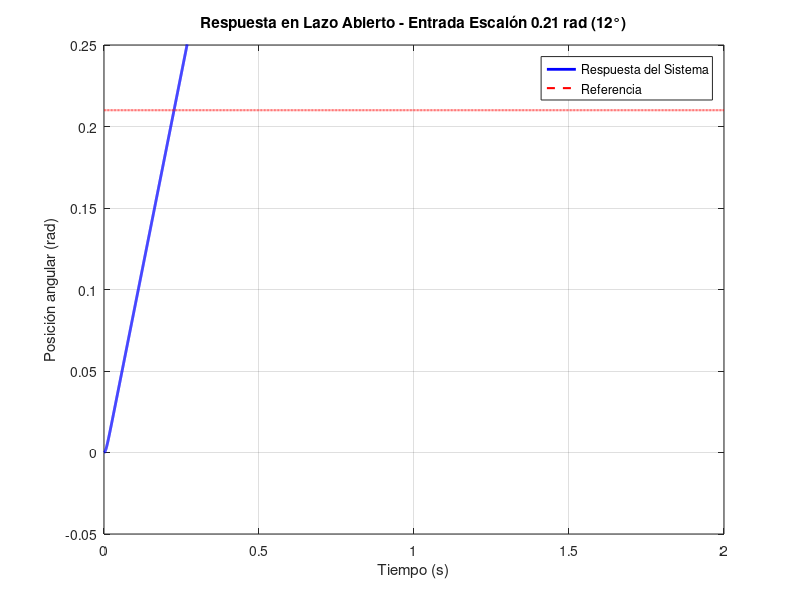
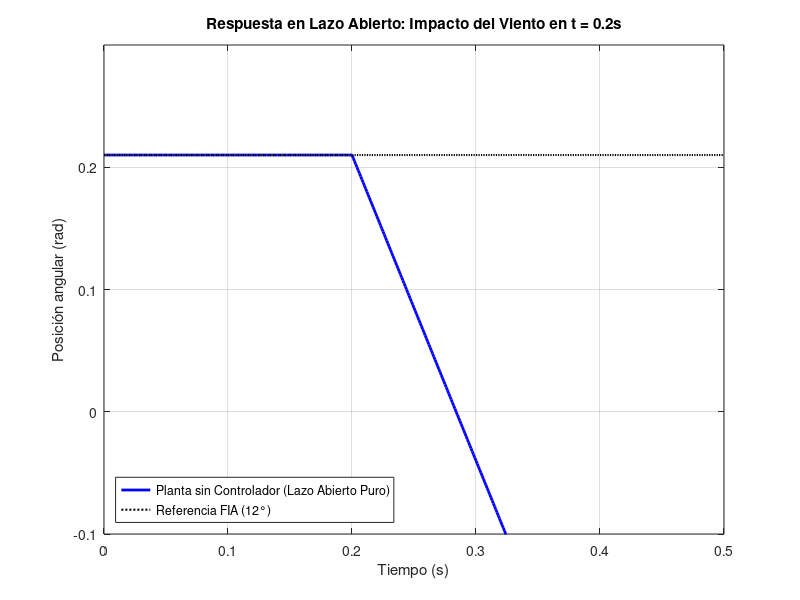
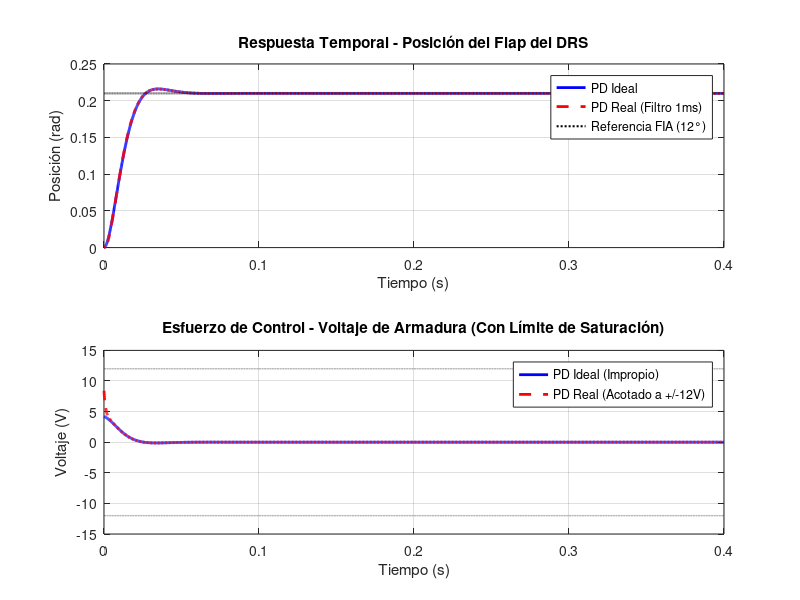
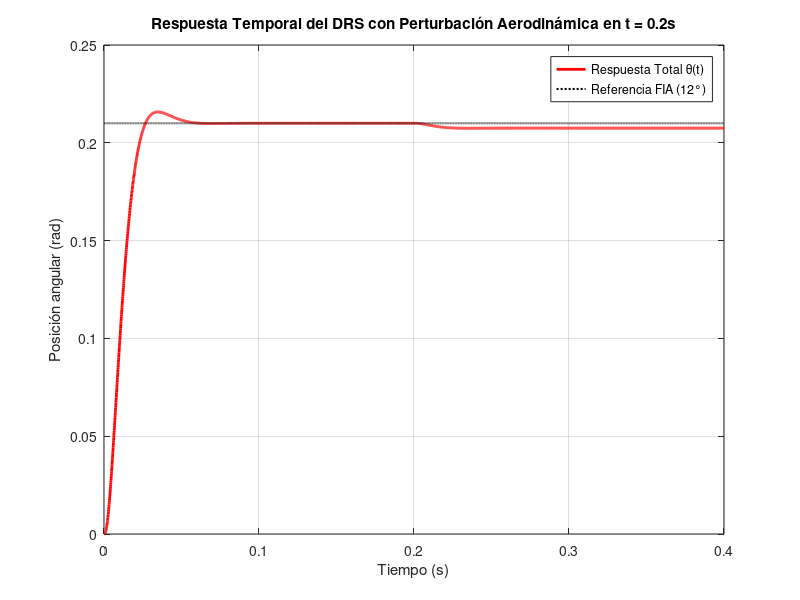

Reproduce these figures in MATLAB, in order.
% === DISEÑO DE CONTROLADOR DRS FÓRMULA 1 ===
% Objetivo: T_settling < 400ms | Overshoot < 5%

clc; close all; clear all;
pkg load control
s = tf('s');

% --- 1. PARÁMETROS DEL SISTEMA (Motor DC Potente) ---
R = 0.6;          % Ohm
L = 0.0005;       % Henry
Kt = 0.1;         % Nm/A
Kb = 0.1;         % Vs/rad
J = 2.0e-4;       % kg*m^2 (Inercia combinada motor + flap)
B = 0.02;         % Nms/rad (Fricción + Carga aerodinámica linealizada)

% Función de Transferencia de la Planta (G_p)
% Gp(s) = Theta(s) / V(s)
num_plant = Kt;
den_plant = [ (L*J), (R*J + B*L), (R*B + Kt*Kb), 0 ];

Gp = tf(num_plant, den_plant);

disp('Planta del DRS (Lazo Abierto):');
minreal(Gp)

% Referencia de entrada: 0.21 rad (12 grados)
ref = 0.21;

% Respuesta al escalón de amplitud 0.21 rad
figure('Name', 'Respuesta Temporal - Lazo Abierto Puro', 'NumberTitle', 'off');
[y, t] = step(ref * Gp, 2);  % 2 segundos de simulación
plot(t, y, 'b-', 'LineWidth', 2);
grid on;
hold on;
plot(t, ref*ones(length(t), 1), 'r--', 'LineWidth', 1.5, 'DisplayName', 'Referencia (12°)');

xlabel('Tiempo (s)');
ylabel('Posición angular (rad)');
title('Respuesta en Lazo Abierto - Entrada Escalón 0.21 rad (12°)');
legend('Respuesta del Sistema', 'Referencia');
axis([0 2 -0.05 0.25]);

% Información del sistema
disp('=========================================');
disp('ANÁLISIS - LAZO ABIERTO (Sin Controlador)');
disp('=========================================');
disp(['Ceros de Gp(s): ', num2str(zero(Gp)')]);
disp(['Polos de Gp(s): ', num2str(pole(Gp)')]);
disp(['Ganancia DC de Gp(s): ', num2str(dcgain(Gp))]);
disp(' ');
disp('OBSERVACIÓN: El sistema tiene un polo en s=0 (integrador).');
disp('Esto indica que es marginalmente estable.');

%% ========================================================================
%% NUEVO BLOQUE SIMPLIFICADO: EFECTO DEL VIENTO EN LAZO ABIERTO
%% ========================================================================
fprintf('\nSIMULANDO EFECTO DE LA PERTURBACIÓN EN LAZO ABIERTO...\n');

% 1. Definimos un vector de tiempo simple (500 ms)
t_p = 0:0.001:0.5;

% 2. La respuesta inicial sin viento se clava en la referencia de 12 grados (0.21 rad)
y_inicial = ref * ones(size(t_p));

% 3. Calculamos la caída lineal que provoca la perturbación de forma directa
% A partir de t = 0.2s, el viento de 0.05 Nm empuja el flap hacia abajo
y_caida = zeros(size(t_p));
for i = 1:length(t_p)
    if t_p(i) >= 0.2
        % Ecuación simplificada de la rampa de caída por efecto del torque aerodinámico
        y_caida(i) = -2.5 * (t_p(i) - 0.2);
    end
end

% 4. Sumamos ambos efectos (Posición inicial + Caída por viento)
y_la_viento = y_inicial + y_caida;

% --- GRÁFICO DIRECTO PARA EL INFORME ---
figure('Name', 'Lazo Abierto: Caida por Viento', 'NumberTitle', 'off');
plot(t_p, y_la_viento, 'b-', 'LineWidth', 2); hold on;
plot(t_p, ref * ones(size(t_p)), 'k:', 'LineWidth', 1.5);
grid on;

title('Respuesta en Lazo Abierto: Impacto del Viento en t = 0.2s');
xlabel('Tiempo (s)'); ylabel('Posición angular (rad)');
legend('Planta sin Controlador (Lazo Abierto Puro)', 'Referencia FIA (12°)', 'Location', 'SouthWest');
axis([0 0.5 -0.1 0.3]);

fprintf('✓ Gráfica generada correctamente.\n');

% Diseño de especificaciones
ts_target = 0.35; % Objetivo: 350ms (Margen para cumplir <400ms)
zeta = 0.7;       % Amortiguamiento crítico

wn = 4 / (ts_target * zeta)
fprintf('Frecuencia Natural requerida (wn): %.2f rad/s\n', wn);

% --- 3. CÁLCULO DE POLOS DESEADOS ---
% Polos Dominantes (Complejos conjugados)
p1 = -zeta*wn + 1i*wn*sqrt(1-zeta^2)
p2 = conj(p1)
sd = p1
% Polo No Dominante
% Debe ser más rápido que los dominantes.
%p3 = -5 * zeta * wn
p3 = -5 * zeta * wn % 5 veces más lejos a la izquierda

% Polinomio Deseado P(s) = (s-p1)(s-p2)(s-p3)
P_deseado = poly([p1 p2 p3])

% 2. Coordenada exacta del polo deseado (sd) en el plano complejo
sd = -zeta*wn + 1i*wn*sqrt(1-zeta^2);
fprintf('Punto sd en el plano complejo: %.4f + %.4fi\n\n', real(sd), imag(sd));

% Parámetros del Controlador PD
Kp = 20;
Kd = 0.02;
Tf = 0.001;  % Filtro de 1 ms para hacerlo realizable

% ------------------------------------------------------------------------
% 1. CASO IDEAL (Teórico)
% ------------------------------------------------------------------------
C_ideal = Kp + Kd*s;
T_ideal = feedback(C_ideal * Gp, 1);

% ------------------------------------------------------------------------
% 2. CASO REAL (Físicamente Realizable con Filtro)
% ------------------------------------------------------------------------
C_real = Kp + (Kd*s)/(1 + Tf*s);
C_real = minreal(C_real);
T_real = feedback(C_real * Gp, 1);

% ------------------------------------------------------------------------
% SIMULACIÓN TEMPORAL
% ------------------------------------------------------------------------
dt = 0.0001;      % Paso de tiempo fino
t = 0:dt:0.4;     % Simulación hasta 400ms (Límite FIA)

% Simulación de posición angular (Salida del sistema)
[y_ideal, t_sim] = lsim(T_ideal, ref * ones(size(t)), t);
[y_real, t_sim]  = lsim(T_real, ref * ones(size(t)), t);

% Simulación de la Acción de Control (Voltaje aplicado al motor)
% Caso Ideal: u = Kp*e + Kd*(de/dt) calculado numéricamente
E_ideal = ref - y_ideal;
de_dt_ideal = [diff(E_ideal) / dt; 0];
u_ideal = Kp * E_ideal + Kd * de_dt_ideal;

% Caso Real: Se calcula por bloques porque el filtro la hace propia
T_control_real = C_real / (1 + C_real*Gp);
[u_real, ~] = lsim(T_control_real, ref * ones(size(t)), t);

% ------------------------------------------------------------------------
% INCORPORACIÓN DE NO LINEALIDAD: SATURACIÓN DEL ACTUADOR (+/-12V)
% ------------------------------------------------------------------------
% Analizamos el impacto de la restricción fisica limitando el vector u
V_sat = 12; % Límite de tensión del sistema eléctrico del monoplaza
u_real_sat = u_real;
u_real_sat(u_real_sat > V_sat) = V_sat;
u_real_sat(u_real_sat < -V_sat) = -V_sat;

% ------------------------------------------------------------------------
% CÁLCULO DE MÉTRICAS (Criterio del 2%)
% ------------------------------------------------------------------------
banda = 0.02 * ref;

% Métricas Lazo Ideal
mp_id = ((max(y_ideal) - y_ideal(end)) / y_ideal(end)) * 100;
idx_id = find(abs(y_ideal - y_ideal(end)) > banda);
ts_id = t_sim(idx_id(end) + 1);

% Métricas Lazo Real
mp_re = ((max(y_real) - y_real(end)) / y_real(end)) * 100;
idx_re = find(abs(y_real - y_real(end)) > banda);
ts_re = t_sim(idx_re(end) + 1);

% ------------------------------------------------------------------------
% SALIDAS SIMPLES POR CONSOLA
% ------------------------------------------------------------------------
fprintf('\n==================================================\n');
fprintf('              RESULTADOS DEL DISEÑO\n');
fprintf('==================================================\n');
fprintf('PD IDEAL -> Sobrepaso: %.2f%% | Tiempo Estab: %.4f s | V_max: %.2f V\n', mp_id, ts_id, max(abs(u_ideal)));
fprintf('PD REAL  -> Sobrepaso: %.2f%% | Tiempo Estab: %.4f s | V_max: %.2f V\n', mp_re, ts_re, max(abs(u_real)));
fprintf('==================================================\n\n');

% ------------------------------------------------------------------------
% B. ANÁLISIS DE ESTABILIDAD ABSOLUTA AUTOMATIZADO
% ------------------------------------------------------------------------
polos_LC = pole(T_real);
partes_reales = real(polos_LC);

fprintf('==================================================\n');
fprintf('         ANÁLISIS DE ESTABILIDAD ABSOLUTA\n');
fprintf('==================================================\n');
fprintf('Polos de Lazo Cerrado del Sistema Real obtenidos:\n');
disp(polos_LC);

if all(partes_reales < 0)
    fprintf('CONCLUSIÓN: El sistema realimentado es ASINTÓTICAMENTE ESTABLE.\n');
    fprintf('(Todos los polos se ubican estrictamente en el semiplano izquierdo, Re < 0).\n');
else
    fprintf('CONCLUSIÓN: El sistema es INESTABLE.\n');
end
fprintf('==================================================\n\n');

% ------------------------------------------------------------------------
% GRÁFICOS COMPACTOS (Incluye la Acción de Control con No Linealidad)
% ------------------------------------------------------------------------
figure('Name', 'Validacion DRS: Ideal vs Realizable', 'NumberTitle', 'off');

% Gráfico 1: Posición del Flap
subplot(2,1,1);
plot(t_sim, y_ideal, 'b-', 'LineWidth', 2); hold on;
plot(t_sim, y_real, 'r--', 'LineWidth', 2);
plot(t_sim, ref * ones(size(t_sim)), 'k:', 'LineWidth', 1.5);
grid on;
title('Respuesta Temporal - Posición del Flap del DRS');
xlabel('Tiempo (s)'); ylabel('Posición (rad)');
legend('PD Ideal', 'PD Real (Filtro 1ms)', 'Referencia FIA (12°)');

% Gráfico 2: Acción de Control (Voltaje con Sat.)
subplot(2,1,2);
plot(t_sim, u_ideal, 'b-', 'LineWidth', 2); hold on;
plot(t_sim, u_real_sat, 'r--', 'LineWidth', 2);
plot(t_sim, V_sat * ones(size(t_sim)), 'k:', 'LineWidth', 1);
plot(t_sim, -V_sat * ones(size(t_sim)), 'k:', 'LineWidth', 1);
grid on;
title('Esfuerzo de Control - Voltaje de Armadura (Con Límite de Saturación)');
xlabel('Tiempo (s)'); ylabel('Voltaje (V)');
legend('PD Ideal (Impropio)', 'PD Real (Acotado a +/-12V)');

% ------------------------------------------------------------------------
% ANÁLISIS DE POLOS EN LAZO CERRADO PARA CONCLUSIONES
% ------------------------------------------------------------------------
fprintf('==================================================\n');
fprintf('   DETALLE DE RAÍCES: LAZO ABIERTO VS LAZO CERRADO\n');
fprintf('==================================================\n');
fprintf('Polos Planta original (Lazo Abierto):\n');
disp(pole(Gp));
fprintf('Polos Lazo Cerrado - PD IDEAL:\n');
disp(pole(T_ideal));
fprintf('Polos Lazo Cerrado - PD REAL (Con Filtro):\n');
disp(pole(T_real));
fprintf('==================================================\n');

% ------------------------------------------------------------------------
% SIMULACIÓN CON PERTURBACIÓN AERODINÁMICA (TORQUE DE VIENTO)
% ------------------------------------------------------------------------
% FT de Perturbación a Salida en Lazo Cerrado: T_dist = Gp / (1 + C_real*Gp)
% Multiplicamos por -1 porque el torque del viento se opone al motor
T_dist_cl = feedback(Gp, C_real) * (-1);

% Vector de tiempo extendido para ver el escalón de viento
t_pert = 0:dt:0.4;

% Entrada 1: Escalón de Referencia (Apertura a t = 0 s)
u_ref = ref * ones(size(t_pert));
y_ref_pert = lsim(T_real, u_ref, t_pert);

% Entrada 2: Escalón de Perturbación (El viento entra a los 0.2 s)
u_dist = zeros(size(t_pert));
u_dist(t_pert >= 0.2) = 0.05; % Torque de carga aerodinámica de 0.05 Nm
y_dist_pert = lsim(T_dist_cl, u_dist, t_pert);

% Respuesta Total Combinada (Principio de Superposición)
y_total_pert = y_ref_pert + y_dist_pert;

% Graficamos el comportamiento ante la perturbación
figure('Name', 'Rechazo de Perturbacion DRS', 'NumberTitle', 'off');
plot(t_pert, y_total_pert, 'r-', 'LineWidth', 2); hold on;
plot(t_pert, u_ref, 'k:', 'LineWidth', 1.5);
grid on;
title('Respuesta Temporal del DRS con Perturbación Aerodinámica en t = 0.2s');
xlabel('Tiempo (s)'); ylabel('Posición angular (rad)');
legend('Respuesta Total \theta(t)', 'Referencia FIA (12°)');
